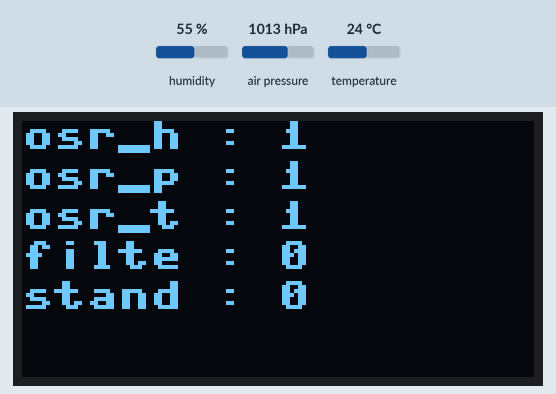
Simulated run of this program. Board: ESP32 board running MicroPython. Parts: 128×64 one-colour display. The test bench sets the inputs (shaded band); at power-on: humidity 55 %, air pressure 1013 hPa, temperature 24 °C. WiFi joins after 1.5 s; web requests get an empty 200 reply after 0.4 s; deep sleep restarts the program when it ends; library files of the repository ran but are not shown: bme280.py, ssd1306.py, __init__.py.

Above: at 0.1 s.
At 6.6 s:
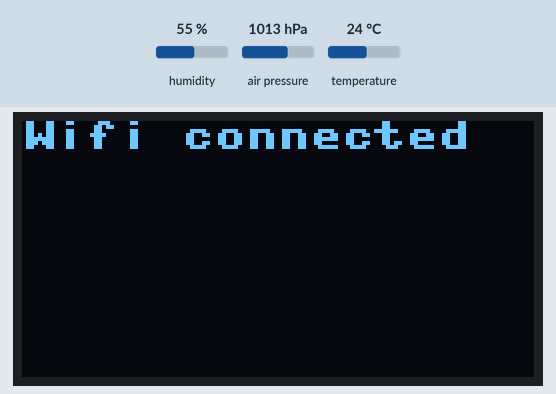
At 8.7 s:
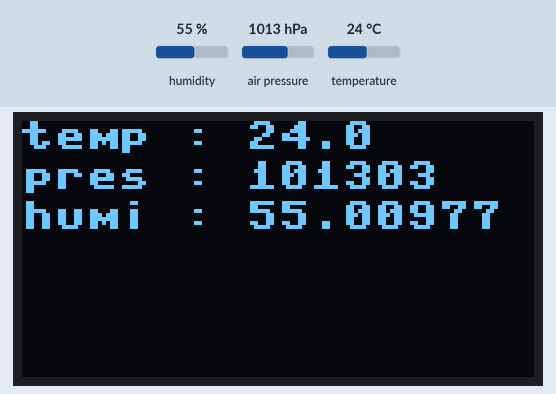
At 13.7 s:
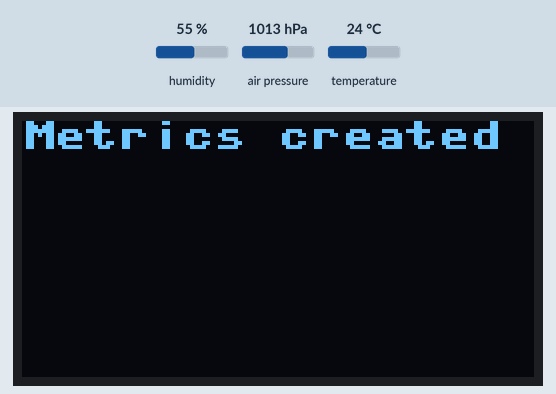
At 15.1 s:
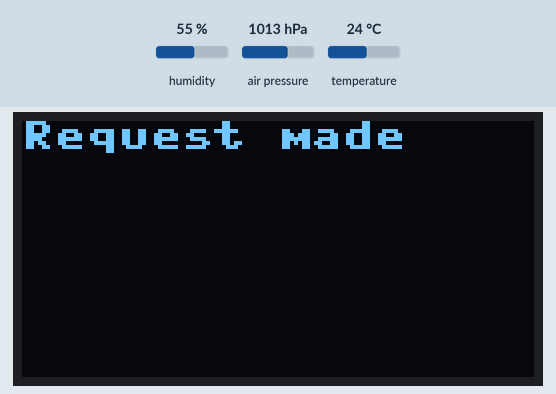

The program:

main.py
```python
import machine
import utime
import network
import gc

import bme280
import ssd1306
import urequests
from prometheus_express import registry, metric

wlan = network.WLAN(network.STA_IF)
wlan.active(True)

i2c = machine.I2C(0, scl=machine.Pin(27, pull=machine.Pin.PULL_UP), sda=machine.Pin(32, pull=machine.Pin.PULL_UP))

display = ssd1306.SSD1306_I2C(128, 64, i2c)

sensor = bme280.BME280_I2C(i2c=i2c)
sensor.set_measurement_settings({
    'filter': bme280.BME280_FILTER_COEFF_OFF,
    'osr_h': bme280.BME280_OVERSAMPLING_1X,
    'osr_p': bme280.BME280_OVERSAMPLING_1X,
    'osr_t': bme280.BME280_OVERSAMPLING_1X})

display.fill(0)
for i, (k, v) in enumerate(sensor.get_measurement_settings().items()):
    display.text(" : ".join((k[:5], str(v))), 0, 10 * i)
display.show()
utime.sleep(5)

# connect to wifi
if not wlan.isconnected():
    wlan.connect('IoTNet', 'IoTNetPW')
    while not wlan.isconnected():
        pass

display.fill(0)
display.text("Wifi connected", 0, 0)
display.show()
utime.sleep(1)

# take reading
sensor.set_power_mode(bme280.BME280_FORCED_MODE)
utime.sleep(1)
measurement = sensor.get_measurement()
display.fill(0)
for i, (k, v) in enumerate(sensor.get_measurement().items()):
    display.text(" : ".join((k[:4], str(v))), 0, 10 * i)
display.show()
utime.sleep(5)

# create metrics
weather_registry = registry.CollectorRegistry(namespace="weatherstation")
temp = metric.Gauge('temperature', '', registry=weather_registry)
temp.set(measurement.get('temperature'))
hum = metric.Gauge('humidity', '', registry=weather_registry)
hum.set(measurement.get('humidity'))
press = metric.Gauge('pressure', '', registry=weather_registry)
press.set(measurement.get('pressure'))

data = "\n".join(weather_registry.render()) + "\n"
del temp, hum, press, weather_registry, measurement

display.fill(0)
display.text("Metrics created", 0, 0)
display.show()
utime.sleep(1)

# send metrics
try:
    request = urequests.post('http://pushgateway.schmalacker.cloud/metrics/job/weatherstation', data=data)
except Exception:
    display.fill(0)
    display.text("Failed request", 0, 0)
    display.show()
    utime.sleep(1)
else:
    display.fill(0)
    display.text("Request made", 0, 0)
    display.text(request.content, 0, 10)
    display.show()
    utime.sleep(1)
    request.close()
    del request

# turn of everything
gc.collect()
display.poweroff()
machine.deepsleep(5 * 60 * 1000)
```

registry.py
```python
exposition_line = '\n'

class CollectorRegistry():
    metrics = []
    namespace = ''
    path = ''

    def __init__(self, metrics=[], namespace=''):
        self.metrics = set(metrics)
        self.namespace = namespace

    def register(self, metric):
        if metric in self.metrics:
            return True

        self.metrics.add(metric)
        return True

    def render(self):
        metrics = []
        for m in self.metrics:
            line = m.render(self.namespace)
            metrics.extend(line)

        return metrics

    def handler(self, headers, body):
        return {
            'status': '200 OK',
            'content': exposition_line.join(self.render()),
        }
```

metric.py
```python
def render_help(name, desc, type):
    return [
        '# HELP {} {}'.format(name, desc),
        '# TYPE {} {}'.format(name, type),
    ]


def render_labels(keys, values):
    if len(keys) != len(values):
        raise ValueError('length of label values must equal label keys')

    if len(keys) == 0:
        return ''

    labels = []
    for k, v in zip(keys, values):
        labels.append('{}="{}"'.format(k, v))

    return '{' + ','.join(labels) + '}'


def render_name(namespace, name):
    if namespace != '':
        return '{}_{}'.format(namespace, name)
    else:
        return name

def is_alpha(c):
    return (
        c >= 'a' and c <= 'z' or    # lowercase alpha
        c >= 'A' and c <= 'Z')      # uppercase alpha

def is_numeric(c):
    return (c >= '0' and c <= '9')

'''
Validate a single character. This avoids importing regex on the Express platform.
From https://github.com/prometheus/common/blob/master/model/metric.go#L97
'''
def validate_name_char(c, num):
    return (
        is_alpha(c) or
        (num and is_numeric(c)) or
        c == '_' or
        c == ':')

'''
Validate a metric or label name without using regular expressions.
'''
def validate_name(name):
    head = name[0]
    tail = name[1:]

    return validate_name_char(head, False) and all(
        validate_name_char(c, True) for c in tail
    )

'''
Base class for typed metrics
'''
class Metric(object):
    name = ''
    desc = ''
    labelKeys = []
    metricType = 'untyped'

    def __init__(self, name, desc, labels=[], registry=False):
        if not validate_name(name):
            raise ValueError('metric name is not valid')
        if not all(validate_name(n) for n in labels):
            raise ValueError('label names are not valid')

        self.name = name
        self.desc = desc
        self.labelKeys = labels

        self.emptyLabels = (None,) * len(labels)
        self.labelValues = self.emptyLabels
        self.values = {
            self.emptyLabels: 0,
        }

        if registry != False:
            registry.register(self)

    def labels(self, *labelValues):
        self.labelValues = labelValues
        return self

    def render(self, namespace):
        return render_help(render_name(namespace, self.name), self.desc, self.metricType)


class Counter(Metric):
    metricType = 'counter'

    def inc(self, value):
        if self.labelValues in self.values:
            self.values[self.labelValues] += value
        else:
            self.values[self.labelValues] = value

        self.labelValues = self.emptyLabels

    def dec(self, value):
        if self.labelValues in self.values:
            self.values[self.labelValues] -= value
        else:
            self.values[self.labelValues] = 0 - value

        self.labelValues = self.emptyLabels

    def render(self, namespace):
        lines = super(Counter, self).render(namespace)
        for l, v in self.values.items():
            lines.append('{}{} {}'.format(render_name(
                namespace, self.name), render_labels(self.labelKeys, l), v))

        return lines


class Gauge(Counter):
    metricType = 'gauge'

    def set(self, value):
        self.values[self.labelValues] = value
        self.labelValues = self.emptyLabels


class Summary(Metric):
    metricType = 'summary'

    def __init__(self, name, desc, labels=[], registry=False):
        Metric.__init__(self, name, desc, labels, registry=registry)
        self.values = {
            self.emptyLabels: (0, 0),
        }

    def observe(self, value):
        if self.labelValues in self.values:
            prev = self.values.get(self.labelValues)
            self.values[self.labelValues] = (prev[0] + 1, prev[1] + value)
        else:
            self.values[self.labelValues] = (1, value)

        self.labelValues = self.emptyLabels

    def render(self, namespace):
        nn = render_name(namespace, self.name)
        lines = super(Summary, self).render(namespace)
        for l, v in self.values.items():
            ll = render_labels(self.labelKeys, l)
            lines.append('{}_count{} {}'.format(nn, ll, v[0]))
            lines.append('{}_total{} {}'.format(nn, ll, v[1]))

        return lines
```

Measured:
- what the display in image 0 shows lasts 6.5 s, from 0.1 s to 6.6 s
- what the display in image 1 shows lasts 2.0 s, from 6.6 s to 8.6 s
- what the display in image 2 shows lasts 5.0 s, from 8.6 s to 13.6 s
- what the display in image 3 shows lasts 1.5 s, from 13.6 s to 15.1 s
- what the display in image 4 shows lasts 1.0 s, from 15.1 s to 16.1 s
